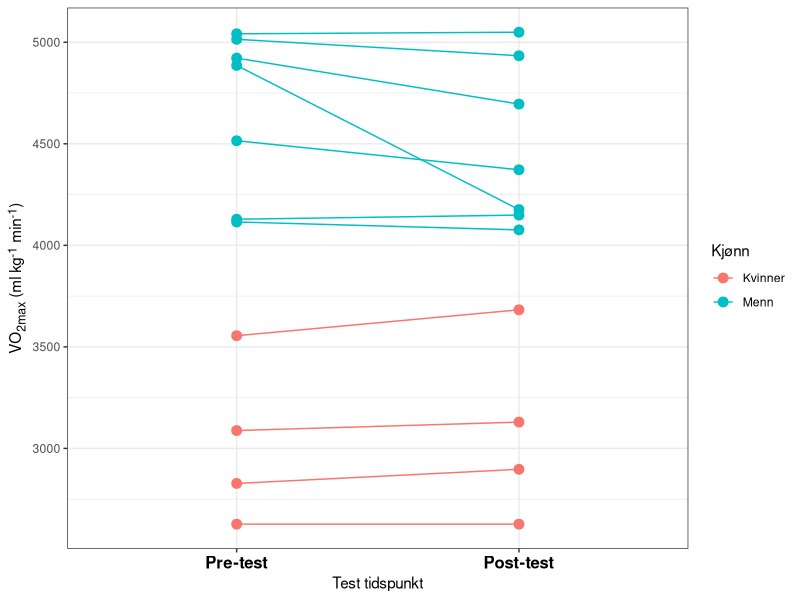

This chart was generated by the following R code:
## ---- chunk 1
# Laster inn pakker og datasett
library(readxl)
library(tidyverse) 
library(knitr)
library(kableExtra)
library(flextable)
library(ggtext)
library(ggplot2)
vo2data <- read_excel("data/vo2g1.xlsx")


vo2data %>%
  select(fp, time, sex, age, height, weight) %>% 
  # Velger fp, time, sex, age, height and weight
  
  filter(time == "pre") %>% # filter for å bare ha resulat fra pre
  
  group_by(sex) %>% # lager grupper for kjønn
  mutate(n = n()) %>% # legger til variabel for å få antall deltagere per kjønn
   pivot_longer(names_to = "variable", 
               values_to = "value", 
               cols = age:n) %>% # summerer alle varibler og legger til "varible" og "Value" som kolonne og variablene som rader
   group_by(sex, variable) %>% # definerer gruppene på nytt 
  summarise(m = mean(value), 
            s = sd(value)) %>% # regner ut gjennomnsitt og sdandardavvik og legger til som kolonne
  mutate(ms = if_else(variable == "n", as.character(m), paste0(signif(m, 3),  " (", signif(s, 3), ")"))) %>% # formaterer det på gunstig måte og bruker signif til å runde av desiamler.
   ungroup() %>% # må til for å fjerne kolonner
  select(-m, -s) %>% # Velger de jeg skal fjerne
   pivot_wider(names_from = sex, 
              values_from = ms) %>% # Henter navn fra sex og verdier fra values og danner en bredere tabell
   mutate(variable = factor(variable, levels = c("n", "age", "weight", "height"), labels = c("N", "Alder (år)", "Vekt (kg)", "Høyde (cm)"))) %>% # Endrer navn på variabler 
  arrange(variable) %>% 
   flextable()  %>%
   set_header_labels(variable = "",
                    F = "Kvinner", M = "Menn") %>%
  add_footer_row(values = "Verdier er gitt som gjennomsnitt og (Standardavvik)", colwidths = 3) %>%
   autofit()
## ---- chunk 2


reliabilitet <- read_excel("data/realabilitet uttrekning.xlsx") %>%
  mutate(diff = `VO2_max_ml/min post` - `VO2_max_ml/min pre`) %>% # Change/difference score
  summarise(s = sd(diff),
            m = mean(c(`VO2_max_ml/min post`, `VO2_max_ml/min pre`)), # mean
            te = s / sqrt(2), # the typical error. 
            cv = 100 * (te / m),
             L = qt(0.975, 4) * s)  # Calculate as a percentage of the mean


## ---- chunk 3


read_excel("data/vo2g1.xlsx") %>%
  select(fp, time, vo2max = `VO2_max_ml/min`, sex)  %>%
  mutate(time = factor(time, levels = c("pre", "post"), 
                           labels = c("Pre-test", "Post-test"))) %>%
  mutate(sex = factor(sex, levels =c("F", "M"),
                      labels = c("Kvinner", "Menn"))) %>%
  ggplot(aes(time, vo2max, color = sex, group = fp)) + 
  geom_line() +
  geom_point(size = 3) +
  labs(x = "Test tidspunkt",
       y = "VO<sub>2max</sub> (ml kg<sup>-1</sup> min<sup>-1</sup>) ", 
       color = "Kjønn") +
  theme_bw() +
  theme(axis.text.x = element_text(color = "black", size = 12, face = "bold"), 
        axis.title.y = element_markdown())
